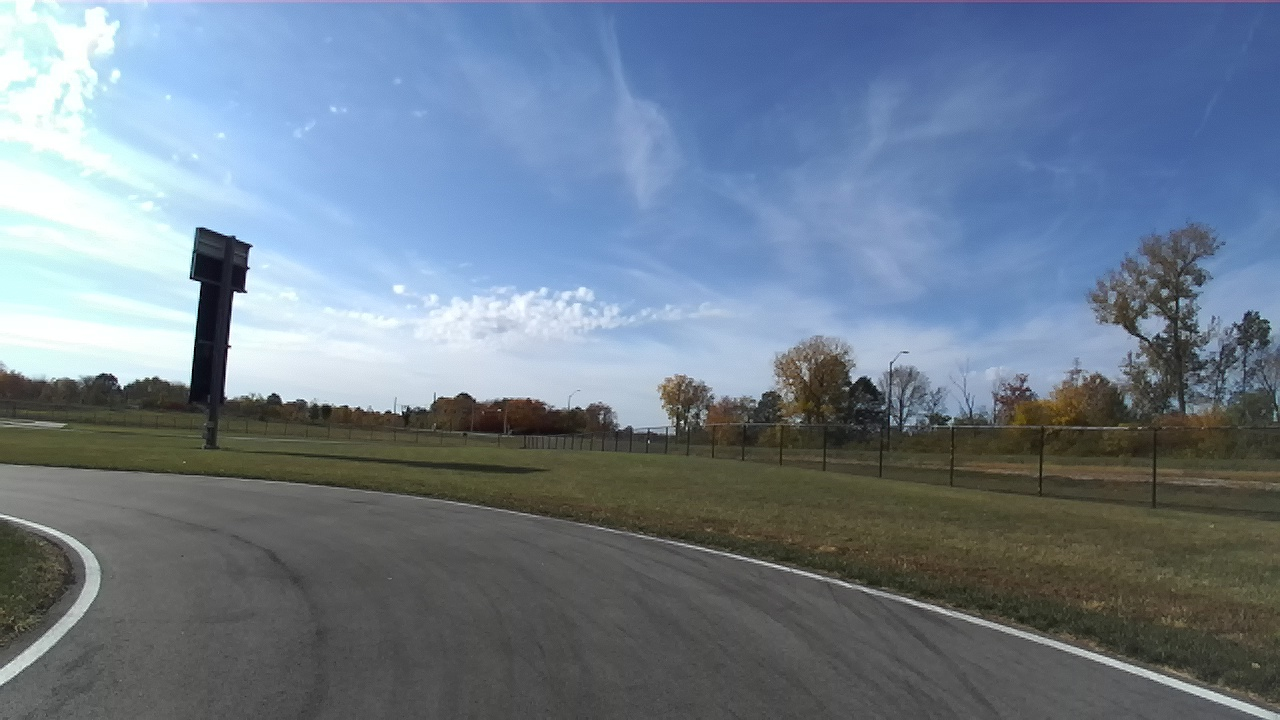
#> input picture src/imgs/img_1.jpg, 1280 x 720 px, given in place of img_0.jpg, which was not available
$ python bezier_fitting.py   (older library calls are emulated)
#> lines starting #> are read from the running program, lines starting #| are printed output that depends on the picture; after the words box and inside, x2 and y2 are one past the last pixel; in counts of white or black regions, pixels touching at a corner belong together; long printed decimals are rounded; pictures that were not available may be replaced by others from this repository, and a replacement may not be noted
import cv2
import numpy as np
from math import factorial
# rpyc.core.protocol.DEFAULT_CONFIG['allow_pickle'] = True
def normalize_path_length(points):
    """
    Returns a list of the normalized path length of the points.
    """
    path_length = [0]
    x, y = points[:,0], points[:,1]

    # calculate the path length
    for i in range(1, len(points)):
        path_length.append(np.sqrt((x[i] - x[i - 1])**2 + (y[i] - y[i - 1])**2) + path_length[i - 1])

    # normalize the path length
    # computes the percentage of path length at each point
    pct_len = []
    for i in range(len(path_length)):
        if (path_length[i] == 0):
            pct_len.append(0.01)
            continue
        pct_len.append(path_length[i] / path_length[-1])

    return pct_len

def get_bezier(points):
    """
    Returns the control points of a bezier curve.
    """
    num_points = len(points)

    x, y = points[:,0], points[:,1]

    # bezier matrix for a cubic curve
    bezier_matrix = np.array([[-1, 3, -3, 1,], [3, -6, 3, 0], [-3, 3, 0, 0], [1, 0, 0, 0]])
    bezier_inverse = np.linalg.inv(bezier_matrix)

    normalized_length = normalize_path_length(points)

    points_matrix = np.zeros((num_points, 4))

    for i in range(num_points):
        points_matrix[i] = [normalized_length[i]**3, normalized_length[i]**2, normalized_length[i], 1]

    points_transpose = points_matrix.transpose()
    square_points = np.matmul(points_transpose, points_matrix)

    square_inverse = np.zeros_like(square_points)

    if (np.linalg.det(square_points) == 0):
        print("Uninvertible matrix")
        square_inverse = np.linalg.pinv(square_points)
    else:
        square_inverse = np.linalg.inv(square_points)

    # solve for the solution matrix
    solution = np.matmul(np.matmul(bezier_inverse, square_inverse), points_transpose)

    # solve for the control points
    control_points_x = np.matmul(solution, x)
    control_points_y = np.matmul(solution, y)

    return list(zip(control_points_x, control_points_y))

def comb(n, k):
    """
    Returns the combination of n choose k.
    """
    return factorial(n) / factorial(k) / factorial(n - k)

def plot_bezier(t, cp):
    """
    Plots a bezier curve.
    t is the time values for the curve.
    cp is the control points of the curve.
    return is a tuple of the x and y values of the curve.
    """
    cp = np.array(cp)
    num_points, d = np.shape(cp)   # Number of points, Dimension of points
    num_points = num_points - 1
    curve = np.zeros((len(t), d))

    for i in range(num_points+1):
        # Bernstein polynomial
        val = comb(num_points,i) * t**i * (1.0-t)**(num_points-i)
        curve += np.outer(val, cp[i])

    return curve

def draw_bezier_curve(img, contour, x_shift):
    """
    Draws a bezier curve on the image.
    """
    # choose every 8th point so that the bezier curve is not too complex and it's faster
    contour_points = np.transpose(np.nonzero(contour))[0::8]
    control_points = np.array(get_bezier(contour_points))
    t = np.linspace(0, 1, 40)
    curve = plot_bezier(t, control_points)
    curve = np.flip(curve, axis=1)
    curve[:,0] += x_shift
    cv2.polylines(img, [np.int32(curve)], isClosed=False, color=(255, 255, 255), thickness=2)

    return curve

def find_two_largest_contours(contours):
    """
    Returns the two largest contours in the list of contours.
    """
    largest_contours = sorted(contours, key=cv2.contourArea, reverse=True)[:2]
    return largest_contours

def crop_to_contour(img, contour):
    """
    Returns an image cropped to the contour.
    """
    x,y,w,h = cv2.boundingRect(contour)
    return img[y:y+h, x:x+w]

def kernelx(x):
    """
    Returns a square kernel of size x by x.
    """
    return np.ones((x,x),np.uint8)

def gaussian_threshold(img, blockSize, constant):
    """
    Returns an image thresholded using adaptive gaussian thresholding.
    """
    return cv2.adaptiveThreshold(img,255,cv2.ADAPTIVE_THRESH_GAUSSIAN_C,\
                cv2.THRESH_BINARY,blockSize,constant)

def crop_image_top(img, crop_top):
    """
    Returns an image cropped from the top.
    """
    rows, cols = img.shape[:2]
    return img[crop_top:rows, 0:cols]


blockSizeGaus = 117
constantGaus = -17
closing_iterations = 1
kernel_size = 3

waitTime = 0
img_count = 0
crop_top = 500

while(1):
    if img_count > 116:
        img_count = 0
    if img_count < 0:
        img_count = 116

    img_normal = cv2.imread(f'imgs/img_{img_count}.jpg')
#> img_normal is the input picture: shape (720, 1280, 3); mean B, G, R 141.2, 125.1, 110.4
    img = cv2.cvtColor(img_normal, cv2.COLOR_BGR2GRAY)
    #img = cv2.medianBlur(img,5)

    # Crop image to reduce value range and remove sky/background
    cropped_image = crop_image_top(img, crop_top)
    cv2.imshow("cropped", cropped_image)

    # Gaussian Thresholding
    gaussian = gaussian_threshold(cropped_image, blockSizeGaus, constantGaus)

    opening = cv2.morphologyEx(gaussian,cv2.MORPH_OPEN,kernelx(kernel_size), iterations = closing_iterations)
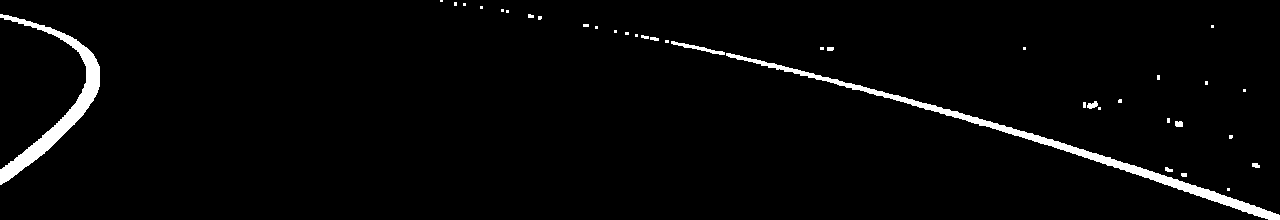
#> opening: shape (220, 1280); 2.6% white; 37 white regions (25 under 20 px), largest, box (x1, y1, x2, y2) and area: (726, 53, 1280, 220) 3749, (0, 14, 100, 185) 2871, (671, 41, 725, 55) 189
    openclose = cv2.morphologyEx(opening, cv2.MORPH_CLOSE, kernelx(kernel_size), iterations = closing_iterations)
#> openclose: shape (220, 1280); 2.6% white; 31 white regions (20 under 20 px), largest, box (x1, y1, x2, y2) and area: (665, 40, 1280, 220) 3961, (0, 14, 100, 185) 2871, (1083, 101, 1101, 110) 93


    linesP2 = cv2.HoughLinesP(openclose, 1, np.pi / 180, 50, None, minLineLength=60, maxLineGap=40)
#> linesP2 = 37 rows, first 6: [836, 79, 1279, 214], [813, 73, 1279, 215], [797, 69, 1279, 216], [874, 89, 1254, 205], [897, 95, 1224, 195], [1126, 171, 1279, 218]
    lines = np.zeros_like(openclose) #cv2.cvtColor(np.zeros_like(openclose), cv2.COLOR_GRAY2BGR)

    if linesP2 is not None:
        for i in range(0, len(linesP2)):
            l = linesP2[i][0]
            cv2.line(lines, (l[0], l[1]), (l[2], l[3]), (255, 255, 255), 3, cv2.LINE_AA)
#> this loop made 37 passes

    special_kernel = np.array([[0, 1, 1, 1, 0], [0, 1, 1, 1, 0], [0, 1, 1, 1, 0], [0, 1, 1, 1, 0], [0, 1, 1, 1, 0]], np.uint8)

    ret, lines = cv2.threshold(lines, 127, 255, cv2.THRESH_BINARY)
#> lines: shape (220, 1280); 3.9% white; 4 white regions, box (x1, y1, x2, y2) and area: (581, 22, 1280, 220) 7290, (0, 77, 102, 187) 2136, (0, 12, 95, 56) 861, (438, 0, 544, 20) 564
    lines = cv2.dilate(lines, special_kernel, iterations = 1)
#> lines: shape (220, 1280); 5.5% white; 4 white regions, box (x1, y1, x2, y2) and area: (580, 20, 1280, 220) 10456, (0, 75, 103, 189) 2757, (0, 10, 96, 58) 1331, (437, 0, 545, 22) 999
    lines_dilated = cv2.bitwise_or(lines, openclose)
#> lines_dilated: shape (220, 1280); 5.8% white; 16 white regions (9 under 20 px), largest, box (x1, y1, x2, y2) and area: (580, 20, 1280, 220) 10516, (0, 10, 103, 189) 4441, (437, 0, 545, 22) 999
    cv2.imshow("OpenCLoselines", lines)

    open_open = cv2.morphologyEx(lines_dilated, cv2.MORPH_OPEN, kernelx(3), iterations = 2)
#> open_open: shape (220, 1280); 5.7% white; 5 white regions, box (x1, y1, x2, y2) and area: (580, 20, 1280, 220) 10474, (0, 10, 103, 189) 4441, (437, 0, 545, 22) 999, (1083, 103, 1095, 108) 60, (1175, 121, 1183, 127) 46
    cv2.imshow("OpenOpen", open_open)

    sobel1 = cv2.Sobel(open_open, cv2.CV_8UC1, 1, 0, ksize=3)
#> sobel1: shape (220, 1280); 0.69% white in thin lines or dots

    contours_open_open,_ = cv2.findContours(open_open, cv2.RETR_EXTERNAL, cv2.CHAIN_APPROX_NONE)
#> contours_open_open = 5 contours; box (x1, y1, x2, y2) and area: (580, 20, 1280, 220) 9762, (0, 10, 103, 189) 4202, (437, 0, 545, 22) 886, (1083, 103, 1095, 108) 44, (1175, 121, 1183, 127) 34
    cpy_img = cropped_image.copy()

    if len(contours_open_open) >= 1:
        cv2.drawContours(cropped_image, contours_open_open, -1, (0,255,0), 5)
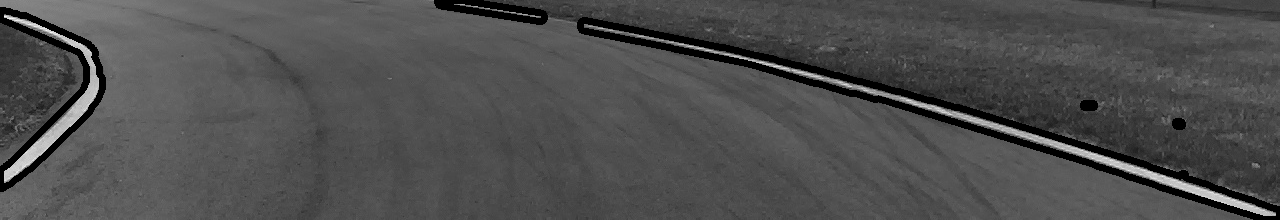
#> cropped_image: shape (220, 1280); min 0, max 251, mean 78.3
        for contour in contours_open_open:
            #print(cv2.contourArea(contour))
            x,y,w,h = cv2.boundingRect(contour)
            #print("X: " , x , "\tY: ", y, "\tW: " , w ,"\tH: ", h)
            cv2.rectangle(cropped_image, (x,y), (x+w,y+h), (0,0,255), 1)

            centroid, dimensions, angle = cv2.minAreaRect(contour)
#> this loop made 5 passes
#> (x, y, w, h, centroid, dimensions, angle) on passes 1 to 5: (1175, 121, 8, 6, (1178.5, 123.5), (5, 7), -90), (1083, 103, 12, 5, (1088.5, 105), (4, 11), -90), (580, 20, 700, 200, (931.5, 113.3), (26.82, 726.2), -74.52), (0, 10, 103, 179, (51, 99), (178, 102), -90), (437, 0, 108, 22, (490.6, 9.01), (9.62, 108.7), -81.03)
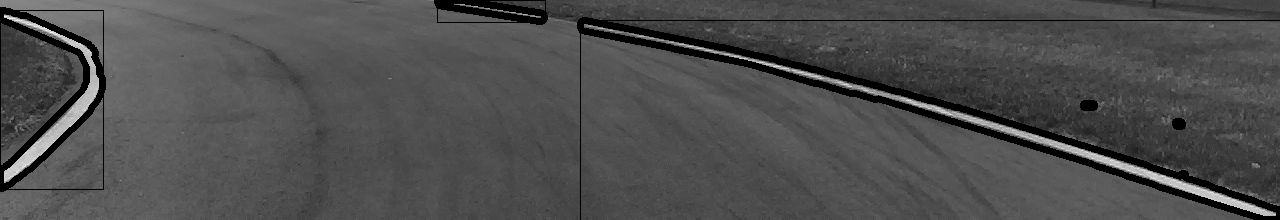
#> cropped_image: shape (220, 1280); 0.54% of pixels changed, all inside (x1, y1, x2, y2) = (0, 0, 1280, 220)
            # [5 lines of commented-out code are left out]

    largest = find_two_largest_contours(contours_open_open)
#> in find_two_largest_contours, `largest_contours = sorted(contours, key=cv2.contourArea, reverse=True)..`: largest_contours = 2 contours; box (x1, y1, x2, y2) and area: (580, 20, 1280, 220) 9762, (0, 10, 103, 189) 4202
#> largest has the same summary as largest_contours in find_two_largest_contours

    contour1 = crop_to_contour(sobel1, largest[0])
#> in crop_to_contour, `x,y,w,h = cv2.boundingRect(contour)`: x = 580; y = 20; w = 700; h = 200
#> in crop_to_contour, `return img[y:y+h, x:x+w]`:
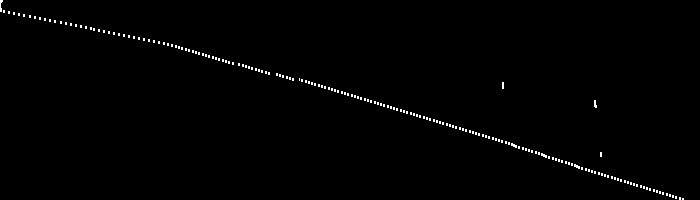
#> returned value: shape (200, 700); 0.86% white in thin lines or dots
    contour2 = crop_to_contour(sobel1, largest[1])
#> in crop_to_contour (call 2), `x,y,w,h = cv2.boundingRect(contour)`: x = 0; y = 10; w = 103; h = 179
#> in crop_to_contour (call 2), `return img[y:y+h, x:x+w]`:
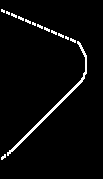
#> returned value: shape (179, 103); 3.3% white in thin lines or dots, all inside (x1, y1, x2, y2) = (1, 9, 87, 160)

    curves = np.zeros_like(sobel1)
    curve1 = draw_bezier_curve(curves, contour1, cv2.boundingRect(largest[0])[0])
#> in draw_bezier_curve, `contour_points = np.transpose(np.nonzero(contour))[0::8]`: contour_points = 150 pairs, first value 0 to 198, second value 0 to 682
#> in get_bezier, `num_points = len(points)`: num_points = 150
#> in get_bezier, `x, y = points[:,0], points[:,1]`: x = 150 values from 0 to 198; y = 150 values, max 682 at index 149, min 0 at index 0, mean 372.6
#> in normalize_path_length, `x, y = points[:,0], points[:,1]`: x = 150 values from 0 to 198
#> the loop in normalize_path_length, `for i in range(1, len(points)):` made 149 passes
#> after the loop in normalize_path_length, `for i in range(1, len(points)):`: path_length = 150 values from 0 to 1127.3
#> the loop in normalize_path_length, `for i in range(len(path_length)):` made 150 passes
#> after the loop in normalize_path_length, `for i in range(len(path_length)):`: pct_len = 150 values, max 1 at index 149, min 0.00266 at index 1, mean 0.554
#> in get_bezier, `normalized_length = normalize_path_length(points)`: normalized_length has the same summary as pct_len in normalize_path_length
#> in get_bezier, `points_matrix = np.zeros((num_points, 4))`: points_matrix = 150 rows, first 6: [0, 0, 0, 0], [0, 0, 0, 0], [0, 0, 0, 0], [0, 0, 0, 0], [0, 0, 0, 0], [0, 0, 0, 0]
#> after the loop in get_bezier, `for i in range(num_points):`: points_matrix = 150 rows, first 6: [1e-06, 0.0001, 0.01, 1], [1.88e-08, 7.08e-06, 0.00266, 1], [5.23e-07, 6.49e-05, 0.00806, 1], [1.43e-06, 0.000127, 0.0113, 1], [8.21e-06, 0.000407, 0.0202, 1], [1.06e-05, 0.000482, 0.0219, 1]
#> in get_bezier, `square_points = np.matmul(points_transpose, points_matrix)`: square_points = [[32.3, 36.9, 42.8, 50.68], [36.9, 42.8, 50.68, 62.18], [42.8, 50.68, 62.18, 83.06], [50.68, 62.18, 83.06, 150]]
#> in get_bezier, `square_inverse = np.zeros_like(square_points)`: square_inverse = [[0, 0, 0, 0], [0, 0, 0, 0], [0, 0, 0, 0], [0, 0, 0, 0]]
#> in get_bezier, `square_inverse = np.linalg.inv(square_points)`: square_inverse = [[15.68, -24.24, 10.06, -0.822], [-24.24, 38.87, -16.96, 1.47], [10.06, -16.96, 7.94, -0.762], [-0.822, 1.47, -0.762, 0.097]]
#> in get_bezier, `control_points_x = np.matmul(solution, x)`: control_points_x = [1.09, 125.7, 35.44, 209.4]
#> in get_bezier, `control_points_y = np.matmul(solution, y)`: control_points_y = [-50.23, 574.5, 171.4, 703.2]
#> in draw_bezier_curve, `control_points = np.array(get_bezier(contour_points))`: control_points = [[1.09, -50.23], [125.7, 574.5], [35.44, 171.4], [209.4, 703.2]]
#> in draw_bezier_curve, `t = np.linspace(0, 1, 40)`: t = 40 values from 0 to 1
#> in plot_bezier, `cp = np.array(cp)`: cp has the same summary as control_points in draw_bezier_curve
#> in plot_bezier, `curve = np.zeros((len(t), d))`: curve = 40 pairs, first value 0 to 0, second value 0 to 0
#> after the loop in plot_bezier, `for i in range(num_points+1):`: curve = 40 pairs, first value 1.09 to 209.4, second value -50.23 to 703.2
#> in draw_bezier_curve, `curve = np.flip(curve, axis=1)`: curve = 40 pairs, first value -50.23 to 703.2, second value 1.09 to 209.4
#> curve1 = 40 pairs, first value 529.8 to 1283.2, second value 1.09 to 209.4
    curve2 = draw_bezier_curve(curves, contour2, cv2.boundingRect(largest[1])[0])
#> call 2 of draw_bezier_curve, with x_shift = 0
#> in draw_bezier_curve (call 2), `contour_points = np.transpose(np.nonzero(contour))[0::8]`: contour_points = 77 pairs, first value 9 to 158, second value 1 to 86
#> the loop in normalize_path_length (call 2), `for i in range(1, len(points)):` made 76 passes
#> the loop in normalize_path_length (call 2), `for i in range(len(path_length)):` made 77 passes
#> in get_bezier (call 2), `points_matrix = np.zeros((num_points, 4))`: points_matrix = 77 rows, first 6: [0, 0, 0, 0], [0, 0, 0, 0], [0, 0, 0, 0], [0, 0, 0, 0], [0, 0, 0, 0], [0, 0, 0, 0]
#> after the loop in get_bezier (call 2), `for i in range(num_points):`: points_matrix = 77 rows, first 6: [1e-06, 0.0001, 0.01, 1], [1.45e-06, 0.000128, 0.0113, 1], [3.19e-05, 0.00101, 0.0317, 1], [6.26e-05, 0.00158, 0.0397, 1], [0.000217, 0.00361, 0.0601, 1], [0.000521, 0.00648, 0.0805, 1]
#> in draw_bezier_curve (call 2), `control_points = np.array(get_bezier(contour_points))`: control_points = [[14.07, -11.28], [12.92, 120.2], [111.7, 90.26], [157.5, -5.04]]
#> in draw_bezier_curve (call 2), `curve = plot_bezier(t, control_points)`: curve = 40 pairs, first value 14.07 to 157.5, second value -11.28 to 77.07
#> in draw_bezier_curve (call 2), `curve = np.flip(curve, axis=1)`: curve = 40 pairs, first value -11.28 to 77.07, second value 14.07 to 157.5
#> in draw_bezier_curve (call 2), `cv2.polylines(img, [np.int32(curve)], isClosed=False, color=(255, 255,..`:
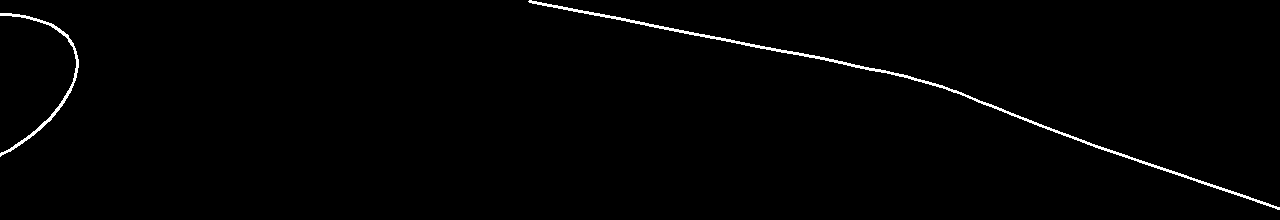
#> img: shape (220, 1280); 1% white in thin lines or dots
#> curve2 has the same summary as curve in draw_bezier_curve


    midpoint_line = (curve1 + curve2) / 2
#> midpoint_line = 40 pairs, first value 259.2 to 639.1, second value 7.58 to 183.4

    #control points
    control_points = get_bezier(midpoint_line)
#> in get_bezier (call 3), `points_matrix = np.zeros((num_points, 4))`: points_matrix = 40 rows, first 6: [0, 0, 0, 0], [0, 0, 0, 0], [0, 0, 0, 0], [0, 0, 0, 0], [0, 0, 0, 0], [0, 0, 0, 0]
#> after the loop in get_bezier (call 3), `for i in range(num_points):`: points_matrix = 40 rows, first 6: [1e-06, 0.0001, 0.01, 1], [0.000281, 0.00429, 0.0655, 1], [0.00199, 0.0158, 0.126, 1], [0.00594, 0.0328, 0.181, 1], [0.0124, 0.0537, 0.232, 1], [0.0215, 0.0772, 0.278, 1]
#> control_points = [(250.4, 16.95), (428.5, -8.38), (524.3, 93.37), (633.7, 191.7)]
    print("controlPoints:")

    print(control_points)
#| [(250.418, 16.947), (428.528, -8.378), (524.315, 93.374), (633.731, 191.711)]
    for point in control_points:
        print(point[0], point[1]+500)
        cv2.circle(img, (int(point[0]), int(point[1])+500), 10, (0,0,255), -1)
#> this loop made 4 passes
#> (printed output is left out)
#> img: shape (720, 1280)
        # print(point)

    cv2.polylines(cropped_image, [np.int32(midpoint_line)], isClosed=False, color=(255, 255, 0), thickness=2)
#> cropped_image: shape (220, 1280); 0.78% of pixels changed, all inside (x1, y1, x2, y2) = (240, 0, 644, 202)
    cv2.imshow('curve', curves)
    cv2.imshow('Contour1', contour1)
    cv2.imshow('Contour2', contour2)


    cv2.imshow('Original Image', img)
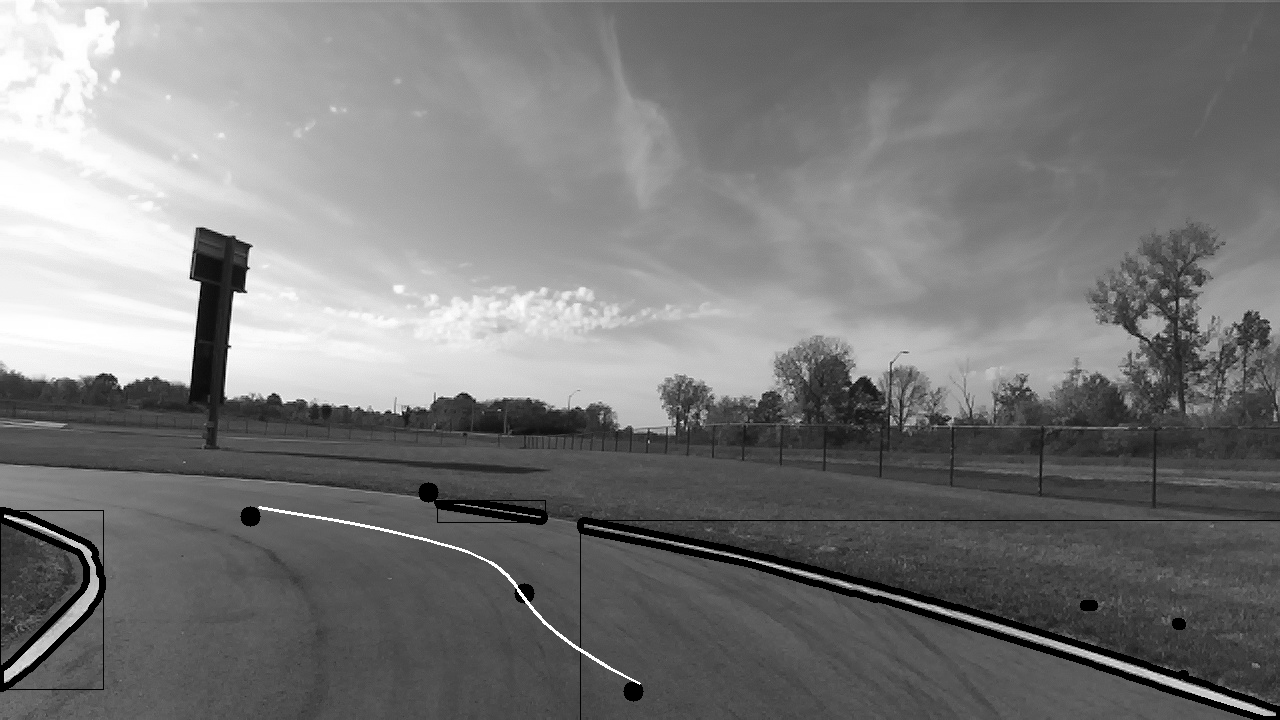
#> window 'Original Image': shape (720, 1280); min 0, max 255, mean 121.1
    cv2.imshow("Cropped Image", cropped_image)
    cv2.imshow('Adaptive Gaussian Thresholding', gaussian)
    cv2.imshow('Opening', opening)
    cv2.imshow('OpenClose', openclose)
    cv2.imshow('Sobel', sobel1)
    # [11 lines of commented-out code are left out]
    if cv2.waitKey(waitTime) & 0xFF == ord('s'):
#> (key q is pressed here)
        img_count += 1
    if cv2.waitKey(waitTime) & 0xFF == ord('a'):
#> (key q is pressed here)
        img_count -= 1
    # end program
    if cv2.waitKey(waitTime) & 0xFF == ord('q'):
#> (key q is pressed here)
        break
    if cv2.waitKey(waitTime) & 0xFF == ord('1'):
        blockSizeGaus += 2
        # print("*" * 24)
        # print("blockSizeGaus: ", blockSizeGaus)
        # print("blockSizeMean: ", blockSizeMean)

    elif cv2.waitKey(waitTime) & 0xFF == ord('2'):
        blockSizeGaus -= 2
        # print("*" * 24)
        # print("blockSizeGaus: ", blockSizeGaus)
        # print("blockSizeMean: ", blockSizeMean)
    elif cv2.waitKey(waitTime) & 0xFF == ord('3'):
        constantGaus += 1
    elif cv2.waitKey(waitTime) & 0xFF == ord('4'):
        constantGaus -= 1
    elif cv2.waitKey(waitTime) & 0xFF == ord('5'):
        closing_iterations += 1
    elif cv2.waitKey(waitTime) & 0xFF == ord('6'):
        closing_iterations -= 1
    elif cv2.waitKey(waitTime) & 0xFF == ord('7'):
        kernel_size += 1
    elif cv2.waitKey(waitTime) & 0xFF == ord('8'):
        kernel_size -= 1
    elif cv2.waitKey(waitTime) & 0xFF == ord('9'):
        crop_top += 5
    elif cv2.waitKey(waitTime) & 0xFF == ord('0'):
        crop_top -= 5
    print("blocksize: ", blockSizeGaus, "\tconstant: ", constantGaus, "\tclosing iterations: ", closing_iterations, "\tkernel size: ", kernel_size, "\theight: ", crop_top)


cv2.destroyAllWindows()
